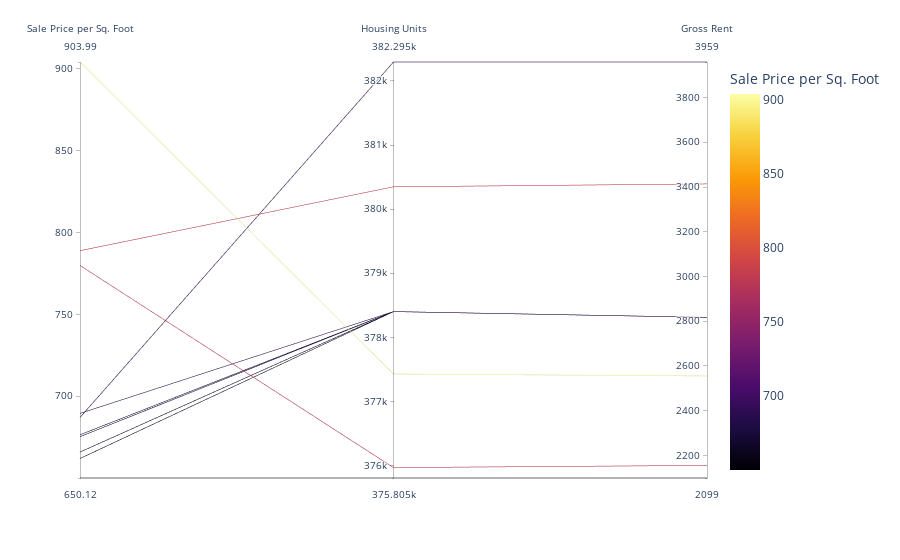

Notebook source saved alongside this figure:
### Code cell
px.parallel_coordinates(top10_neighborhood_parrallel,
                        color = 'sale_price_sqr_foot',
                        dimensions=["sale_price_sqr_foot", "housing_units", "gross_rent"],
                        labels={"sale_price_sqr_foot": "Sale Price per Sq. Foot",
                                "housing_units": "Housing Units",
                                "gross_rent": "Gross Rent"},
                        color_continuous_scale=px.colors.sequential.Inferno,
                        color_continuous_midpoint=
)

### Figure 1 — Plotly figure (JSON) as saved in the notebook; plotly's stock layout.template omitted (floating-point values rounded to 4 significant figures)
{"data": [{"dimensions": [{"label": "Sale Price per Sq. Foot", "values": [904.0, 788.8, 779.8, 689.6, 687.1, 676.5, 675.4, 666.0, 662.0, 650.1]}, {"label": "Housing Units", "values": [377400.0, 380348, 376000.0, 378401, 382295, 378401, 378401, 378401, 378401, 375805]}, {"label": "Gross Rent", "values": [2555.0, 3414, 2155.0, 2817.0, 3959, 2817.0, 2817.0, 2817.0, 2817.0, 2099]}], "domain": {"x": [0, 1], "y": [0, 1]}, "line": {"color": [904.0, 788.8, 779.8, 689.6, 687.1, 676.5, 675.4, 666.0, 662.0, 650.1], "coloraxis": "coloraxis"}, "name": "", "type": "parcoords"}], "layout": {"autosize": true, "coloraxis": {"colorbar": {"title": {"text": "Sale Price per Sq. Foot"}}, "colorscale": [[0, "#000004"], [0.1111, "#1b0c41"], [0.2222, "#4a0c6b"], [0.3333, "#781c6d"], [0.4444, "#a52c60"], [0.5556, "#cf4446"], [0.6667, "#ed6925"], [0.7778, "#fb9b06"], [0.8889, "#f7d13d"], [1, "#fcffa4"]]}, "legend": {"tracegroupgap": 0}, "margin": {"t": 60}}}
